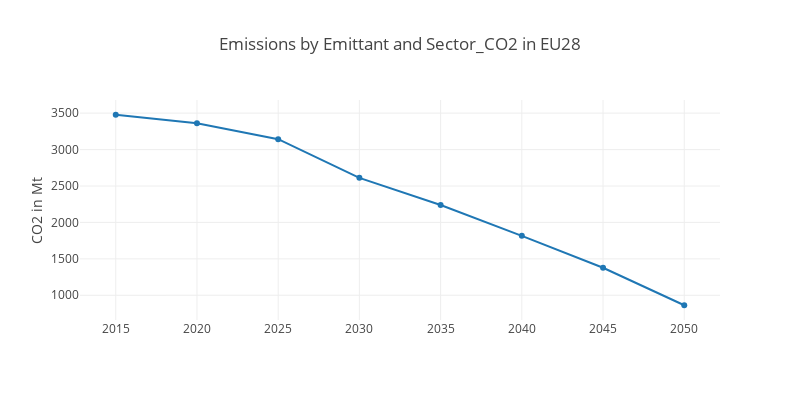

Notebook code for this chart:
### Markdown cell above
## Interactive Plot

This is a basic interactive plot with [Plotly](https://plot.ly/python/).<br>
You can hover over the elements of the plot and observe the data.

### Code cell
# Interactive plot for one indicator and one pathway
data = [go.Scatter(
    x = df_1.loc[:,'year'],
    y = df_1.loc[:,'value'],
    name = df_1.loc[:,'pathway'].unique())]

# Set layout
layout = go.Layout(
    height=400, width = 800,
    #title='CO2-Emissions in EU28',
    title=''.join(info_dict_1['Title']),
    # yaxis=dict(title='CO2-Emissions in Mt') )
    yaxis=dict(title=''.join(info_dict_1['Y-Axis'])) )
ifig = go.Figure(data=data, layout=layout)
pltly.iplot(ifig)

### Figure 1 — Plotly figure (JSON) as saved in the notebook; plotly's stock layout.template omitted (floating-point values rounded to 4 significant figures)
{"data": [{"name": ["Base"], "type": "scatter", "x": [2015, 2020, 2025, 2030, 2035, 2040, 2045, 2050], "y": [3478.0, 3363.0, 3142.0, 2612.0, 2239.0, 1816.0, 1378.0, 863.1]}], "layout": {"height": 400, "title": "Emissions by Emittant and Sector_CO2 in EU28", "width": 800, "yaxis": {"title": "CO2 in Mt"}}}
